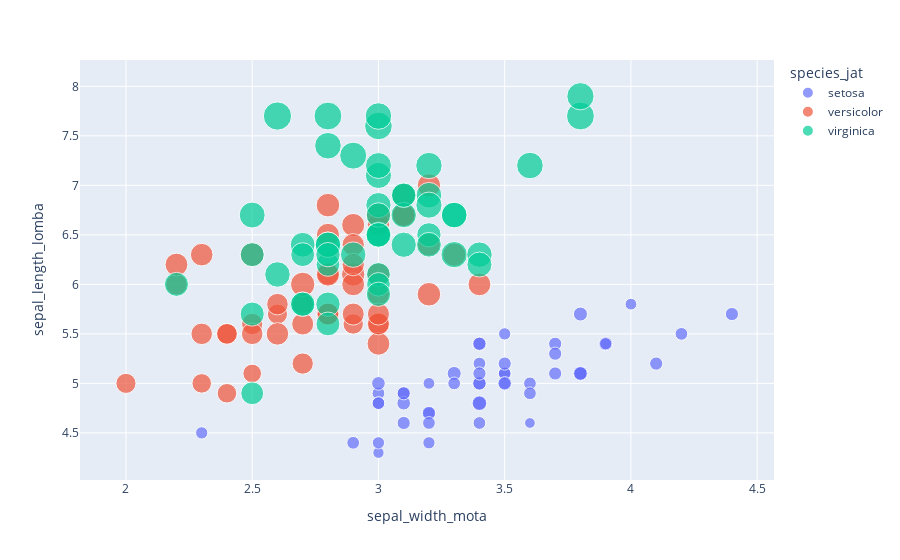

Notebook source saved alongside this figure:
### Code cell
fig = px.scatter(
    y="sepal_length_lomba",
    x="sepal_width_mota",
    color="species_jat",
    data_frame=df,
    size="petal_length_lomba",
    hover_data=["petal_width_mota"],
)
fig.show()

### Figure 1 — Plotly figure (JSON) as saved in the notebook; plotly's stock layout.template omitted (floating-point values rounded to 4 significant figures)
{"data": [{"customdata": [[0.2], [0.2], [0.2], [0.2], [0.2], [0.4], [0.3], [0.2], [0.2], [0.1], [0.2], [0.2], [0.1], [0.1], [0.2], [0.4], [0.4], [0.3], [0.3], [0.3], [0.2], [0.4], [0.2], [0.5], [0.2], [0.2], [0.4], [0.2], [0.2], [0.2], [0.2], [0.4], [0.1], [0.2], [0.2], [0.2], [0.2], [0.1], [0.2], [0.2], [0.3], [0.3], [0.2], [0.6], [0.4], [0.3], [0.2], [0.2], [0.2], [0.2]], "hovertemplate": "species_jat=setosa<br>sepal_width_mota=%{x}<br>sepal_length_lomba=%{y}<br>petal_length_lomba=%{marker.size}<br>petal_width_mota=%{customdata[0]}<extra></extra>", "legendgroup": "setosa", "marker": {"color": "#636efa", "size": [1.4, 1.4, 1.3, 1.5, 1.4, 1.7, 1.4, 1.5, 1.4, 1.5, 1.5, 1.6, 1.4, 1.1, 1.2, 1.5, 1.3, 1.4, 1.7, 1.5, 1.7, 1.5, 1, 1.7, 1.9, 1.6, 1.6, 1.5, 1.4, 1.6, 1.6, 1.5, 1.5, 1.4, 1.5, 1.2, 1.3, 1.4, 1.3, 1.5, 1.3, 1.3, 1.3, 1.6, 1.9, 1.4, 1.6, 1.4, 1.5, 1.4], "sizemode": "area", "sizeref": 0.01725, "symbol": "circle"}, "mode": "markers", "name": "setosa", "orientation": "v", "showlegend": true, "type": "scatter", "x": [3.5, 3, 3.2, 3.1, 3.6, 3.9, 3.4, 3.4, 2.9, 3.1, 3.7, 3.4, 3, 3, 4, 4.4, 3.9, 3.5, 3.8, 3.8, 3.4, 3.7, 3.6, 3.3, 3.4, 3, 3.4, 3.5, 3.4, 3.2, 3.1, 3.4, 4.1, 4.2, 3.1, 3.2, 3.5, 3.6, 3, 3.4, 3.5, 2.3, 3.2, 3.5, 3.8, 3, 3.8, 3.2, 3.7, 3.3], "xaxis": "x", "y": [5.1, 4.9, 4.7, 4.6, 5, 5.4, 4.6, 5, 4.4, 4.9, 5.4, 4.8, 4.8, 4.3, 5.8, 5.7, 5.4, 5.1, 5.7, 5.1, 5.4, 5.1, 4.6, 5.1, 4.8, 5, 5, 5.2, 5.2, 4.7, 4.8, 5.4, 5.2, 5.5, 4.9, 5, 5.5, 4.9, 4.4, 5.1, 5, 4.5, 4.4, 5, 5.1, 4.8, 5.1, 4.6, 5.3, 5], "yaxis": "y"}, {"customdata": [[1.4], [1.5], [1.5], [1.3], [1.5], [1.3], [1.6], [1], [1.3], [1.4], [1], [1.5], [1], [1.4], [1.3], [1.4], [1.5], [1], [1.5], [1.1], [1.8], [1.3], [1.5], [1.2], [1.3], [1.4], [1.4], [1.7], [1.5], [1], [1.1], [1], [1.2], [1.6], [1.5], [1.6], [1.5], [1.3], [1.3], [1.3], [1.2], [1.4], [1.2], [1], [1.3], [1.2], [1.3], [1.3], [1.1], [1.3]], "hovertemplate": "species_jat=versicolor<br>sepal_width_mota=%{x}<br>sepal_length_lomba=%{y}<br>petal_length_lomba=%{marker.size}<br>petal_width_mota=%{customdata[0]}<extra></extra>", "legendgroup": "versicolor", "marker": {"color": "#EF553B", "size": [4.7, 4.5, 4.9, 4, 4.6, 4.5, 4.7, 3.3, 4.6, 3.9, 3.5, 4.2, 4, 4.7, 3.6, 4.4, 4.5, 4.1, 4.5, 3.9, 4.8, 4, 4.9, 4.7, 4.3, 4.4, 4.8, 5, 4.5, 3.5, 3.8, 3.7, 3.9, 5.1, 4.5, 4.5, 4.7, 4.4, 4.1, 4, 4.4, 4.6, 4, 3.3, 4.2, 4.2, 4.2, 4.3, 3, 4.1], "sizemode": "area", "sizeref": 0.01725, "symbol": "circle"}, "mode": "markers", "name": "versicolor", "orientation": "v", "showlegend": true, "type": "scatter", "x": [3.2, 3.2, 3.1, 2.3, 2.8, 2.8, 3.3, 2.4, 2.9, 2.7, 2, 3, 2.2, 2.9, 2.9, 3.1, 3, 2.7, 2.2, 2.5, 3.2, 2.8, 2.5, 2.8, 2.9, 3, 2.8, 3, 2.9, 2.6, 2.4, 2.4, 2.7, 2.7, 3, 3.4, 3.1, 2.3, 3, 2.5, 2.6, 3, 2.6, 2.3, 2.7, 3, 2.9, 2.9, 2.5, 2.8], "xaxis": "x", "y": [7, 6.4, 6.9, 5.5, 6.5, 5.7, 6.3, 4.9, 6.6, 5.2, 5, 5.9, 6, 6.1, 5.6, 6.7, 5.6, 5.8, 6.2, 5.6, 5.9, 6.1, 6.3, 6.1, 6.4, 6.6, 6.8, 6.7, 6, 5.7, 5.5, 5.5, 5.8, 6, 5.4, 6, 6.7, 6.3, 5.6, 5.5, 5.5, 6.1, 5.8, 5, 5.6, 5.7, 5.7, 6.2, 5.1, 5.7], "yaxis": "y"}, {"customdata": [[2.5], [1.9], [2.1], [1.8], [2.2], [2.1], [1.7], [1.8], [1.8], [2.5], [2], [1.9], [2.1], [2], [2.4], [2.3], [1.8], [2.2], [2.3], [1.5], [2.3], [2], [2], [1.8], [2.1], [1.8], [1.8], [1.8], [2.1], [1.6], [1.9], [2], [2.2], [1.5], [1.4], [2.3], [2.4], [1.8], [1.8], [2.1], [2.4], [2.3], [1.9], [2.3], [2.5], [2.3], [1.9], [2], [2.3], [1.8]], "hovertemplate": "species_jat=virginica<br>sepal_width_mota=%{x}<br>sepal_length_lomba=%{y}<br>petal_length_lomba=%{marker.size}<br>petal_width_mota=%{customdata[0]}<extra></extra>", "legendgroup": "virginica", "marker": {"color": "#00cc96", "size": [6, 5.1, 5.9, 5.6, 5.8, 6.6, 4.5, 6.3, 5.8, 6.1, 5.1, 5.3, 5.5, 5, 5.1, 5.3, 5.5, 6.7, 6.9, 5, 5.7, 4.9, 6.7, 4.9, 5.7, 6, 4.8, 4.9, 5.6, 5.8, 6.1, 6.4, 5.6, 5.1, 5.6, 6.1, 5.6, 5.5, 4.8, 5.4, 5.6, 5.1, 5.1, 5.9, 5.7, 5.2, 5, 5.2, 5.4, 5.1], "sizemode": "area", "sizeref": 0.01725, "symbol": "circle"}, "mode": "markers", "name": "virginica", "orientation": "v", "showlegend": true, "type": "scatter", "x": [3.3, 2.7, 3, 2.9, 3, 3, 2.5, 2.9, 2.5, 3.6, 3.2, 2.7, 3, 2.5, 2.8, 3.2, 3, 3.8, 2.6, 2.2, 3.2, 2.8, 2.8, 2.7, 3.3, 3.2, 2.8, 3, 2.8, 3, 2.8, 3.8, 2.8, 2.8, 2.6, 3, 3.4, 3.1, 3, 3.1, 3.1, 3.1, 2.7, 3.2, 3.3, 3, 2.5, 3, 3.4, 3], "xaxis": "x", "y": [6.3, 5.8, 7.1, 6.3, 6.5, 7.6, 4.9, 7.3, 6.7, 7.2, 6.5, 6.4, 6.8, 5.7, 5.8, 6.4, 6.5, 7.7, 7.7, 6, 6.9, 5.6, 7.7, 6.3, 6.7, 7.2, 6.2, 6.1, 6.4, 7.2, 7.4, 7.9, 6.4, 6.3, 6.1, 7.7, 6.3, 6.4, 6, 6.9, 6.7, 6.9, 5.8, 6.8, 6.7, 6.7, 6.3, 6.5, 6.2, 5.9], "yaxis": "y"}], "layout": {"legend": {"itemsizing": "constant", "title": {"text": "species_jat"}, "tracegroupgap": 0}, "margin": {"t": 60}, "xaxis": {"anchor": "y", "domain": [0, 1], "title": {"text": "sepal_width_mota"}}, "yaxis": {"anchor": "x", "domain": [0, 1], "title": {"text": "sepal_length_lomba"}}}}
